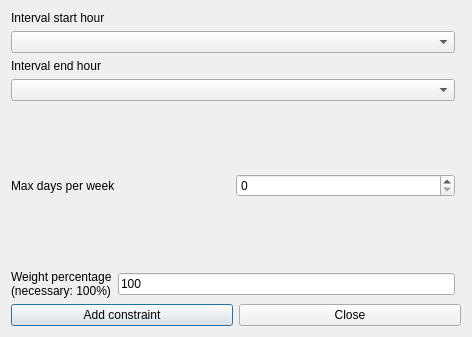
<?xml version="1.0" encoding="UTF-8"?>
<ui version="4.0">
 <class>AddConstraintStudentsAfternoonIntervalMaxDaysPerWeekForm_template</class>
 <widget class="QDialog" name="AddConstraintStudentsAfternoonIntervalMaxDaysPerWeekForm_template">
  <property name="geometry">
   <rect>
    <x>0</x>
    <y>0</y>
    <width>472</width>
    <height>337</height>
   </rect>
  </property>
  <property name="windowTitle">
   <string extracomment="This is the title of the dialog to add a new constraint of this type">Add students afternoon interval max days per week</string>
  </property>
  <layout class="QGridLayout">
   <item row="6" column="0" colspan="2">
    <layout class="QHBoxLayout">
     <item>
      <widget class="QPushButton" name="addConstraintPushButton">
       <property name="text">
        <string>Add constraint</string>
       </property>
      </widget>
     </item>
     <item>
      <widget class="QPushButton" name="closePushButton">
       <property name="text">
        <string>Close</string>
       </property>
      </widget>
     </item>
    </layout>
   </item>
   <item row="5" column="0">
    <layout class="QHBoxLayout">
     <item>
      <widget class="QLabel" name="weightTextLabel">
       <property name="frameShape">
        <enum>QFrame::NoFrame</enum>
       </property>
       <property name="frameShadow">
        <enum>QFrame::Plain</enum>
       </property>
       <property name="text">
        <string>Weight percentage
(necessary: 100%)</string>
       </property>
       <property name="wordWrap">
        <bool>false</bool>
       </property>
      </widget>
     </item>
     <item>
      <widget class="QLineEdit" name="weightLineEdit">
       <property name="text">
        <string notr="true">100</string>
       </property>
      </widget>
     </item>
    </layout>
   </item>
   <item row="4" column="0">
    <spacer name="spacer1">
     <property name="orientation">
      <enum>Qt::Vertical</enum>
     </property>
     <property name="sizeType">
      <enum>QSizePolicy::Expanding</enum>
     </property>
     <property name="sizeHint" stdset="0">
      <size>
       <width>20</width>
       <height>31</height>
      </size>
     </property>
    </spacer>
   </item>
   <item row="3" column="0">
    <layout class="QHBoxLayout">
     <item>
      <widget class="QLabel" name="maxDaysTextLabel">
       <property name="frameShape">
        <enum>QFrame::NoFrame</enum>
       </property>
       <property name="frameShadow">
        <enum>QFrame::Plain</enum>
       </property>
       <property name="text">
        <string>Max days per week</string>
       </property>
       <property name="wordWrap">
        <bool>false</bool>
       </property>
      </widget>
     </item>
     <item>
      <widget class="QSpinBox" name="maxDaysSpinBox"/>
     </item>
    </layout>
   </item>
   <item row="2" column="0">
    <spacer name="spacer1_2">
     <property name="orientation">
      <enum>Qt::Vertical</enum>
     </property>
     <property name="sizeType">
      <enum>QSizePolicy::Expanding</enum>
     </property>
     <property name="sizeHint" stdset="0">
      <size>
       <width>20</width>
       <height>31</height>
      </size>
     </property>
    </spacer>
   </item>
   <item row="1" column="0">
    <layout class="QVBoxLayout">
     <item>
      <widget class="QLabel" name="endTextLabel">
       <property name="frameShape">
        <enum>QFrame::NoFrame</enum>
       </property>
       <property name="frameShadow">
        <enum>QFrame::Plain</enum>
       </property>
       <property name="text">
        <string>Interval end hour</string>
       </property>
       <property name="wordWrap">
        <bool>false</bool>
       </property>
      </widget>
     </item>
     <item>
      <widget class="QComboBox" name="endHourComboBox">
       <property name="editable">
        <bool>false</bool>
       </property>
       <property name="insertPolicy">
        <enum>QComboBox::NoInsert</enum>
       </property>
       <property name="duplicatesEnabled">
        <bool>false</bool>
       </property>
      </widget>
     </item>
    </layout>
   </item>
   <item row="0" column="0">
    <layout class="QVBoxLayout">
     <item>
      <widget class="QLabel" name="startTextLabel">
       <property name="frameShape">
        <enum>QFrame::NoFrame</enum>
       </property>
       <property name="frameShadow">
        <enum>QFrame::Plain</enum>
       </property>
       <property name="text">
        <string>Interval start hour</string>
       </property>
       <property name="wordWrap">
        <bool>false</bool>
       </property>
      </widget>
     </item>
     <item>
      <widget class="QComboBox" name="startHourComboBox">
       <property name="editable">
        <bool>false</bool>
       </property>
       <property name="insertPolicy">
        <enum>QComboBox::NoInsert</enum>
       </property>
       <property name="duplicatesEnabled">
        <bool>false</bool>
       </property>
      </widget>
     </item>
    </layout>
   </item>
  </layout>
 </widget>
 <layoutdefault spacing="6" margin="11"/>
 <resources/>
 <connections/>
</ui>
